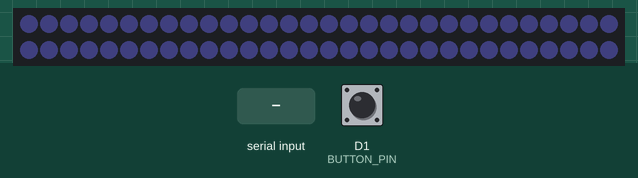
Simulated run of this sketch. Board: ESP8266 (NodeMCU). Parts: 60 RGB LEDs in strip order, left to right, continuing on the next row. The inputs (shaded band) are chosen by the test bench; at power-on: D1 (BUTTON_PIN) HIGH. Dim RGB values are drawn brighter than linear; what the sketch prints to the serial monitor is not drawn.

Above: at 3.1 s.
3.2 s: "OFF\n" received over Serial
At 4.0 s:
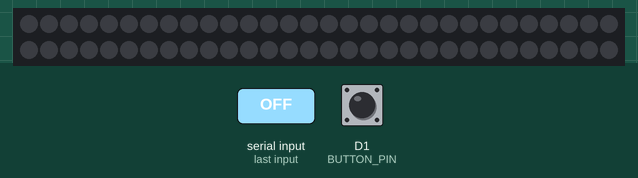
4.7 s: "A,90,45,200\n" received over Serial
At 5.2 s:
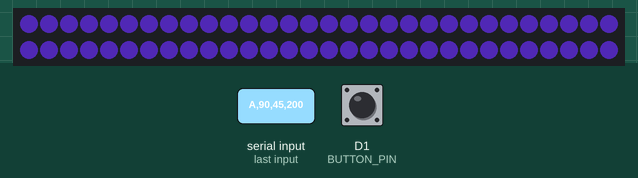
Timing chart, 0 to 7.7 s (numbered marks = the images above; inputs shaded):
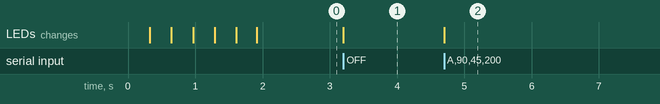

Measured:
- after the input at 3.2 s, the LEDs: change at once (image 1)
- after the input at 4.7 s, the LEDs: change at once (image 2)

The sketch:

eos_device.ino
```cpp
#include <Adafruit_NeoPixel.h>

#define LED_PIN        D0
#define BUTTON_PIN     D1
#define NUM_LEDS       60
#define MAX_BRIGHTNESS 80   // ~30% to keep USB power safe
#define NUM_ZONES      4

// Zone n covers LEDs zoneStart[n-1] up to (not including) zoneStart[n]
const int zoneStart[NUM_ZONES + 1] = {0, 15, 30, 45, 60};

Adafruit_NeoPixel strip(NUM_LEDS, LED_PIN, NEO_GRB + NEO_KHZ800);
String line;

bool lastButton = HIGH;
unsigned long lastChange = 0;
const unsigned long DEBOUNCE_MS = 50;

void fillRange(int from, int to, uint8_t r, uint8_t g, uint8_t b) {
  for (int i = from; i < to; i++) strip.setPixelColor(i, strip.Color(r, g, b));
  strip.show();
}

void idleGlow() { fillRange(0, NUM_LEDS, 8, 8, 14); }

void startupSweep() {
  for (int i = 0; i < NUM_LEDS; i++) {
    strip.setPixelColor(i, strip.Color(0, 60, 200));
    strip.show();
    delay(25);
  }
  delay(300);
  idleGlow();
}

void handleLine(const String& s) {
  int n, r, g, b;
  if (s == "OFF") {
    strip.clear();
    strip.show();
  } else if (s.startsWith("A,") &&
             sscanf(s.c_str(), "A,%d,%d,%d", &r, &g, &b) == 3) {
    fillRange(0, NUM_LEDS, r, g, b);
  } else if (s.startsWith("Z,") &&
             sscanf(s.c_str(), "Z,%d,%d,%d,%d", &n, &r, &g, &b) == 4 &&
             n >= 1 && n <= NUM_ZONES) {
    fillRange(zoneStart[n - 1], zoneStart[n], r, g, b);
  }
}

void readSerial() {
  while (Serial.available()) {
    char c = Serial.read();
    if (c == '\n') {
      line.trim();
      handleLine(line);
      line = "";
    } else {
      line += c;
    }
  }
}

void readButton() {
  bool reading = digitalRead(BUTTON_PIN);
  if (reading != lastButton && millis() - lastChange > DEBOUNCE_MS) {
    lastChange = millis();
    lastButton = reading;
    if (reading == LOW) Serial.println("START");   // pressed
  }
}

void setup() {
  Serial.begin(115200);
  pinMode(BUTTON_PIN, INPUT_PULLUP);
  strip.begin();
  strip.setBrightness(MAX_BRIGHTNESS);
  startupSweep();
  Serial.println("READY");
}

void loop() {
  readSerial();
  readButton();
}
```
